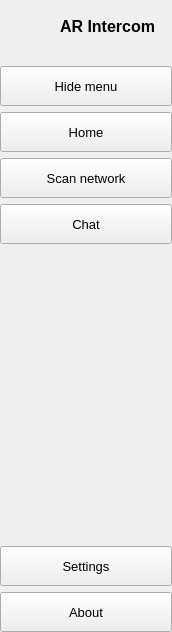
        <widget class="QFrame" name="left_menu">
         <property name="sizePolicy">
          <sizepolicy hsizetype="Preferred" vsizetype="Preferred">
           <horstretch>0</horstretch>
           <verstretch>0</verstretch>
          </sizepolicy>
         </property>
         <property name="maximumSize">
          <size>
           <width>172</width>
           <height>16777215</height>
          </size>
         </property>
         <property name="styleSheet">
          <string notr="true"/>
         </property>
         <layout class="QVBoxLayout" name="verticalLayout_2">
          <property name="leftMargin">
           <number>0</number>
          </property>
          <property name="topMargin">
           <number>0</number>
          </property>
          <property name="rightMargin">
           <number>0</number>
          </property>
          <property name="bottomMargin">
           <number>0</number>
          </property>
          <item>
           <widget class="QWidget" name="app_brand" native="true">
            <property name="minimumSize">
             <size>
              <width>161</width>
              <height>60</height>
             </size>
            </property>
            <property name="maximumSize">
             <size>
              <width>16777215</width>
              <height>61</height>
             </size>
            </property>
            <widget class="QLabel" name="app_name">
             <property name="geometry">
              <rect>
               <x>60</x>
               <y>1</y>
               <width>101</width>
               <height>51</height>
              </rect>
             </property>
             <property name="font">
              <font>
               <pointsize>12</pointsize>
               <bold>true</bold>
              </font>
             </property>
             <property name="styleSheet">
              <string notr="true"/>
             </property>
             <property name="text">
              <string>AR Intercom</string>
             </property>
            </widget>
            <widget class="QLabel" name="app_logo">
             <property name="geometry">
              <rect>
               <x>9</x>
               <y>4</y>
               <width>41</width>
               <height>41</height>
              </rect>
             </property>
             <property name="styleSheet">
              <string notr="true">image: url(:/icons/icons/ARsoftlogo.png);
</string>
             </property>
             <property name="text">
              <string/>
             </property>
            </widget>
           </widget>
          </item>
          <item>
           <widget class="QPushButton" name="menu_btn">
            <property name="minimumSize">
             <size>
              <width>0</width>
              <height>40</height>
             </size>
            </property>
            <property name="maximumSize">
             <size>
              <width>16777215</width>
              <height>40</height>
             </size>
            </property>
            <property name="font">
             <font>
              <pointsize>10</pointsize>
             </font>
            </property>
            <property name="styleSheet">
             <string notr="true">
background-image: url(:/cils/cils/cil-menu.png);

</string>
            </property>
            <property name="text">
             <string>Hide menu</string>
            </property>
           </widget>
          </item>
          <item>
           <widget class="QPushButton" name="home_btn">
            <property name="minimumSize">
             <size>
              <width>0</width>
              <height>40</height>
             </size>
            </property>
            <property name="maximumSize">
             <size>
              <width>16777215</width>
              <height>40</height>
             </size>
            </property>
            <property name="font">
             <font>
              <pointsize>10</pointsize>
             </font>
            </property>
            <property name="styleSheet">
             <string notr="true">background-image: url(:/cils/cils/cil-home.png);
</string>
            </property>
            <property name="text">
             <string>Home</string>
            </property>
           </widget>
          </item>
          <item>
           <widget class="QPushButton" name="scan_btn">
            <property name="minimumSize">
             <size>
              <width>0</width>
              <height>40</height>
             </size>
            </property>
            <property name="maximumSize">
             <size>
              <width>16777215</width>
              <height>40</height>
             </size>
            </property>
            <property name="font">
             <font>
              <pointsize>10</pointsize>
             </font>
            </property>
            <property name="styleSheet">
             <string notr="true">background-image: url(:/svg/svg/icon_signal.svg);
</string>
            </property>
            <property name="text">
             <string>Scan network</string>
            </property>
           </widget>
          </item>
          <item>
           <widget class="QPushButton" name="contact_btn">
            <property name="minimumSize">
             <size>
              <width>0</width>
              <height>40</height>
             </size>
            </property>
            <property name="maximumSize">
             <size>
              <width>16777215</width>
              <height>40</height>
             </size>
            </property>
            <property name="font">
             <font>
              <pointsize>10</pointsize>
             </font>
            </property>
            <property name="styleSheet">
             <string notr="true">background-image: url(:/cils/cils/cil-people.png);
</string>
            </property>
            <property name="text">
             <string>Chat</string>
            </property>
           </widget>
          </item>
          <item>
           <spacer name="verticalSpacer">
            <property name="orientation">
             <enum>Qt::Vertical</enum>
            </property>
            <property name="sizeHint" stdset="0">
             <size>
              <width>20</width>
              <height>296</height>
             </size>
            </property>
           </spacer>
          </item>
          <item>
           <widget class="QPushButton" name="settings_btn_2">
            <property name="minimumSize">
             <size>
              <width>0</width>
              <height>40</height>
             </size>
            </property>
            <property name="maximumSize">
             <size>
              <width>16777215</width>
              <height>40</height>
             </size>
            </property>
            <property name="font">
             <font>
              <pointsize>10</pointsize>
             </font>
            </property>
            <property name="styleSheet">
             <string notr="true">background-image: url(:/cils/cils/cil-equalizer.png);</string>
            </property>
            <property name="text">
             <string>Settings</string>
            </property>
           </widget>
          </item>
          <item>
           <widget class="QPushButton" name="about_btn">
            <property name="minimumSize">
             <size>
              <width>0</width>
              <height>40</height>
             </size>
            </property>
            <property name="maximumSize">
             <size>
              <width>16777215</width>
              <height>40</height>
             </size>
            </property>
            <property name="font">
             <font>
              <pointsize>10</pointsize>
             </font>
            </property>
            <property name="styleSheet">
             <string notr="true">background-image: url(:/cils/cils/cil-at.png);</string>
            </property>
            <property name="text">
             <string>About</string>
            </property>
           </widget>
          </item>
         </layout>
        </widget>
